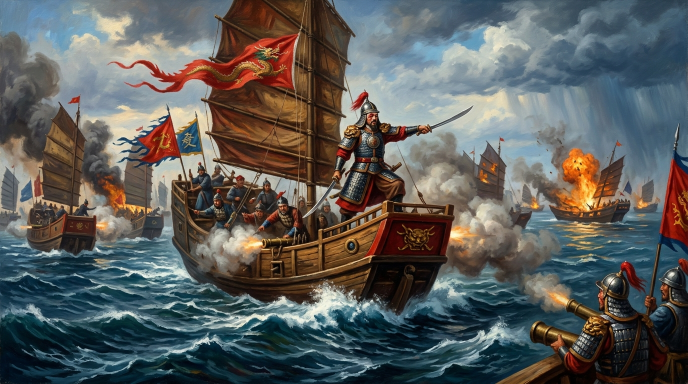
#> input picture assets/images/ch09/ch09_hero_banner.jpg, 1376 x 768 px, found by its file name (shown at 1/2 size)
$ python create_ch09_thumbnails.py
#> lines starting #> are read from the running program, lines starting #| are printed output that depends on the picture
# -*- coding: utf-8 -*-
"""
生成第 09 章 高點擊率 YouTube 影片與播客縮圖
規範：1280x720 HD、簡化大字、強對比度、陰影外框、無 Emoji
"""
import sys
from pathlib import Path
from PIL import Image, ImageDraw, ImageFont

def create_thumbnail(bg_path, out_path, tag_text, line1, line2, line3, is_podcast=False):
    # 1. 讀取背景圖並裁切縮放為 1280x720
#> called with tag_text = '臺灣史 EP09 重點精華', line1 = '澎湖海戰大決戰！', line2 = '施琅水師破浪滅東寧', line3 = '東寧王國滅亡・康熙棄留臺灣大辯論', is_podcast = False
    im = Image.open(bg_path).convert("RGBA")
    target_w, target_h = 1280, 720

    scale = max(target_w / im.width, target_h / im.height)
#> scale = 0.938
    new_w = int(im.width * scale)
#> new_w = 1290
    new_h = int(im.height * scale)
#> new_h = 720
    im = im.resize((new_w, new_h), Image.Resampling.LANCZOS)
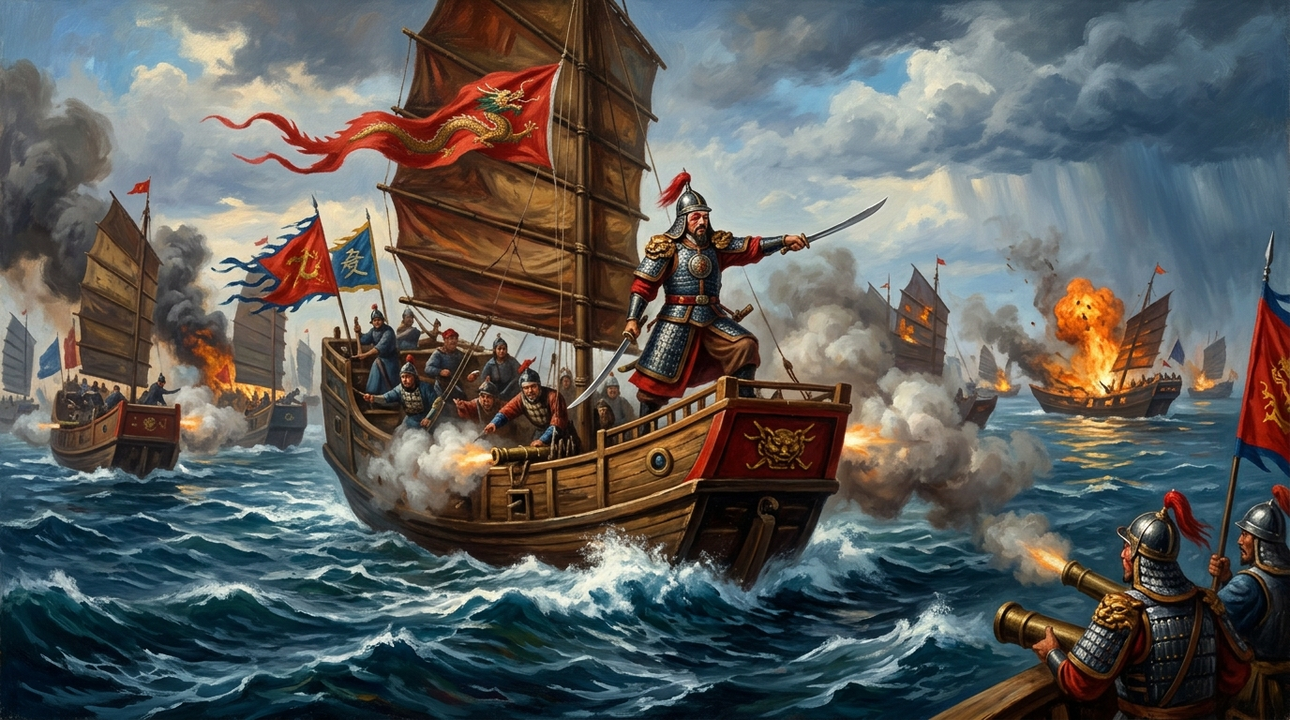
#> im: PIL image 1290x720 RGBA; mean R, G, B, A 92.2, 93.5, 91.4, 255

    left = (new_w - target_w) // 2
#> left = 5
    top = (new_h - target_h) // 2
#> top = 0
    im = im.crop((left, top, left + target_w, top + target_h))
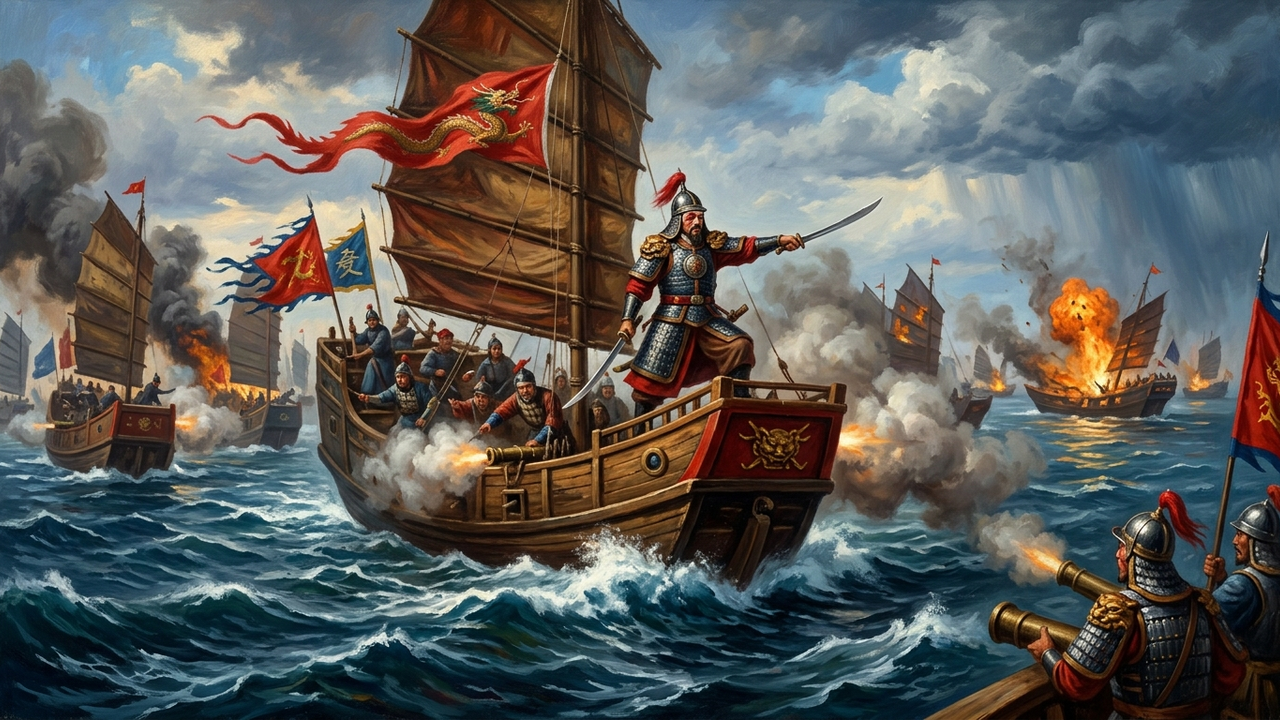
#> im: PIL image 1280x720 RGBA; mean R, G, B, A 92.4, 93.6, 91.5, 255

    # 2. 建立漸層遮罩
    overlay = Image.new("RGBA", (target_w, target_h), (0, 0, 0, 0))
#> overlay: PIL image 1280x720 RGBA; every value is 0
    draw_overlay = ImageDraw.Draw(overlay)

    for x in range(880):
        alpha = int(225 * (1 - (x / 880) ** 1.3))
        draw_overlay.line([(x, 0), (x, target_h)], fill=(10, 15, 25, alpha))

    for y in range(target_h - 250, target_h):
        prog = (y - (target_h - 250)) / 250
        alpha = int(210 * (prog ** 1.2))
        draw_overlay.line([(0, y), (target_w, y)], fill=(5, 10, 18, alpha))

    im = Image.alpha_composite(im, overlay)
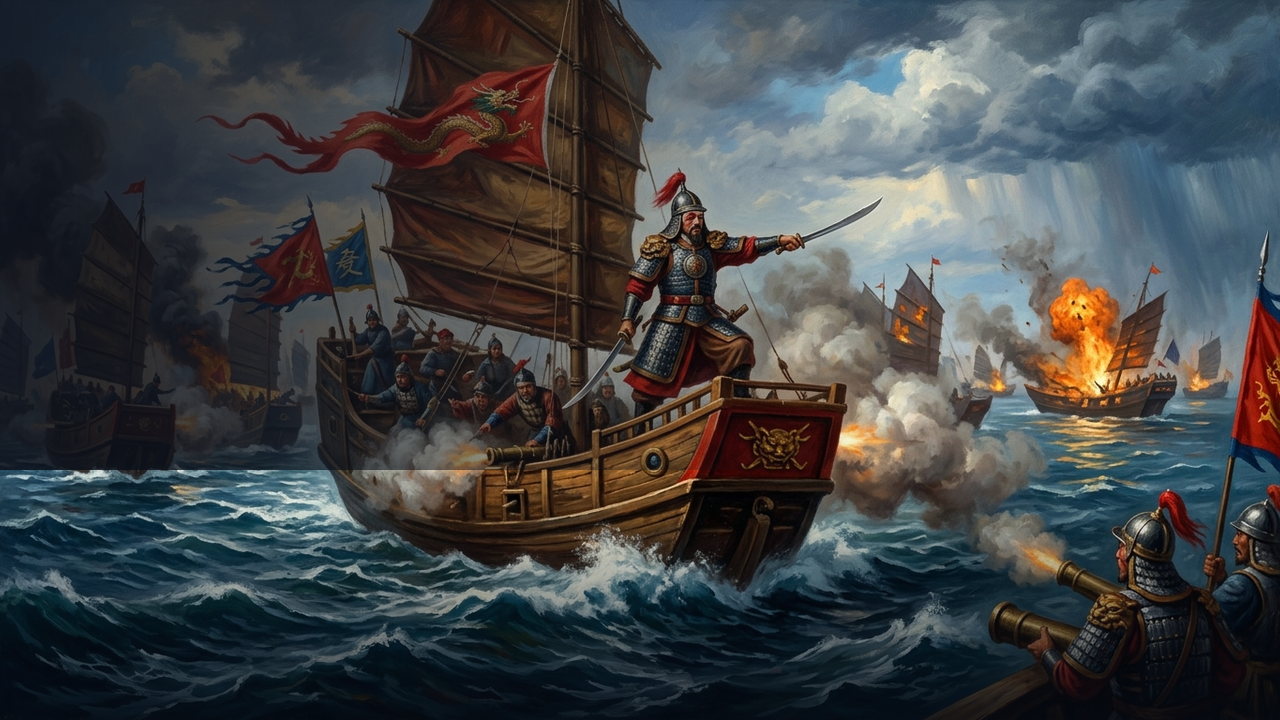
#> im: PIL image 1280x720 RGBA; mean R, G, B, A 64.2, 67.4, 69.6, 255
    draw = ImageDraw.Draw(im)

    font_path = "C:/Windows/Fonts/msjhbd.ttc"

    font_tag = ImageFont.truetype(font_path, 34)
    font_l1 = ImageFont.truetype(font_path, 88)
    font_l2 = ImageFont.truetype(font_path, 88)
    font_l3 = ImageFont.truetype(font_path, 36)

    start_x = 75
    start_y = 65

    # (A) 頂部膠囊徽章 (Pill Badge)
    tag_bg = (195, 25, 25, 240) if not is_podcast else (18, 95, 175, 240)
    tag_bbox = draw.textbbox((0, 0), tag_text, font=font_tag)
#> tag_bbox = (0, 7, 250, 38)
    tag_w = tag_bbox[2] - tag_bbox[0]
#> tag_w = 250
    tag_h = tag_bbox[3] - tag_bbox[1]
#> tag_h = 31

    pad_x, pad_y = 20, 8
    pill_box = [start_x, start_y, start_x + tag_w + pad_x * 2, start_y + tag_h + pad_y * 2]
#> pill_box = [75, 65, 365, 112]
    draw.rounded_rectangle(pill_box, radius=12, fill=tag_bg, outline=(255, 255, 255, 200), width=2)
    draw.text((start_x + pad_x, start_y + pad_y - 2), tag_text, font=font_tag, fill=(255, 255, 255))

    # (B) 主標第 1 行
    y_l1 = start_y + tag_h + pad_y * 2 + 35
#> y_l1 = 147
    draw.text((start_x + 5, y_l1 + 5), line1, font=font_l1, fill=(0, 0, 0, 240), stroke_width=6, stroke_fill=(0, 0, 0))
    draw.text((start_x, y_l1), line1, font=font_l1, fill=(255, 230, 0), stroke_width=6, stroke_fill=(15, 15, 15))

    # (C) 主標第 2 行
    y_l2 = y_l1 + 105
#> y_l2 = 252
    color_l2 = (255, 255, 255) if not is_podcast else (100, 220, 255)
    draw.text((start_x + 5, y_l2 + 5), line2, font=font_l2, fill=(0, 0, 0, 240), stroke_width=6, stroke_fill=(0, 0, 0))
    draw.text((start_x, y_l2), line2, font=font_l2, fill=color_l2, stroke_width=6, stroke_fill=(15, 15, 15))

    # (D) 副標第 3 行
    y_l3 = y_l2 + 115
#> y_l3 = 367
    pad_box_x, pad_box_y = 16, 6
    l3_bbox = draw.textbbox((0, 0), line3, font=font_l3)
#> l3_bbox = (0, 9, 346, 41)
    l3_w = l3_bbox[2] - l3_bbox[0]
#> l3_w = 346
    l3_h = l3_bbox[3] - l3_bbox[1]
#> l3_h = 32

    box_sub = [start_x, y_l3, start_x + l3_w + pad_box_x * 2, y_l3 + l3_h + pad_box_y * 2]
#> box_sub = [75, 367, 453, 411]
    draw.rounded_rectangle(box_sub, radius=8, fill=(0, 0, 0, 190), outline=(255, 255, 255, 100), width=1)
    draw.text((start_x + pad_box_x, y_l3 + pad_box_y - 2), line3, font=font_l3, fill=(240, 240, 240))

    # 存檔
    out_rgb = im.convert("RGB")
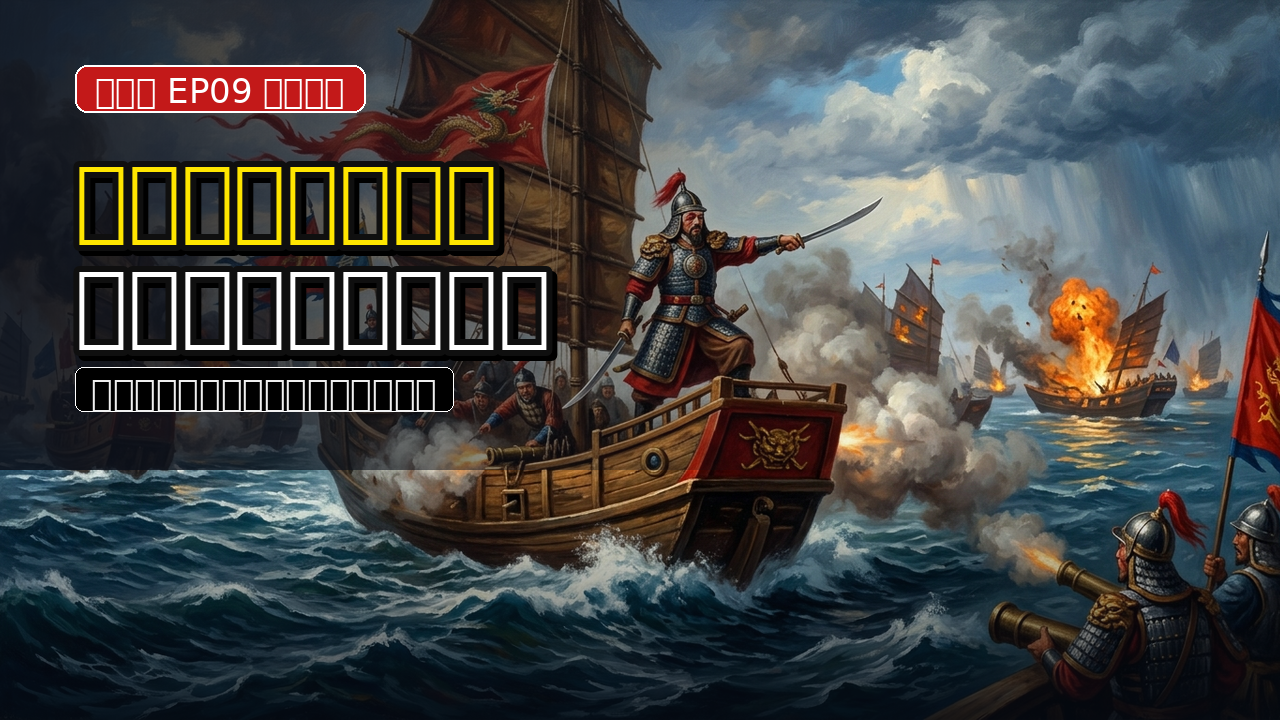
#> out_rgb: PIL image 1280x720 RGB; mean R, G, B 68.9, 70.1, 69.9
    out_rgb.save(out_path, "JPEG", quality=92)
#> (the run stopped early here; a loop or call above may not have finished)
